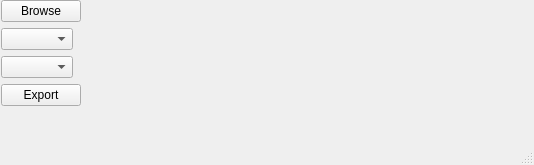
<?xml version="1.0" encoding="UTF-8"?>
<ui version="4.0">
 <class>MainWindow</class>
 <widget class="QMainWindow" name="MainWindow">
  <property name="geometry">
   <rect>
    <x>0</x>
    <y>0</y>
    <width>534</width>
    <height>165</height>
   </rect>
  </property>
  <property name="windowTitle">
   <string>MainWindow</string>
  </property>
  <widget class="QWidget" name="centralwidget">
   <widget class="QWidget" name="formLayoutWidget">
    <property name="geometry">
     <rect>
      <x>1</x>
      <y>0</y>
      <width>461</width>
      <height>121</height>
     </rect>
    </property>
    <layout class="QFormLayout" name="formLayout">
     <item row="0" column="0">
      <widget class="QPushButton" name="buttonBrowseInput">
       <property name="text">
        <string>Browse</string>
       </property>
      </widget>
     </item>
     <item row="0" column="1">
      <widget class="QLabel" name="labelInputFilename">
       <property name="text">
        <string/>
       </property>
      </widget>
     </item>
     <item row="1" column="0">
      <widget class="QComboBox" name="dropdownMappingFrom"/>
     </item>
     <item row="1" column="1">
      <widget class="QLabel" name="labelPercentMatch">
       <property name="text">
        <string/>
       </property>
      </widget>
     </item>
     <item row="2" column="0">
      <widget class="QComboBox" name="dropdownMappingTo"/>
     </item>
     <item row="3" column="0">
      <widget class="QPushButton" name="buttonExport">
       <property name="text">
        <string>Export</string>
       </property>
      </widget>
     </item>
     <item row="3" column="1">
      <widget class="QLabel" name="labelExport">
       <property name="text">
        <string/>
       </property>
      </widget>
     </item>
    </layout>
   </widget>
  </widget>
  <widget class="QMenuBar" name="menubar">
   <property name="geometry">
    <rect>
     <x>0</x>
     <y>0</y>
     <width>534</width>
     <height>21</height>
    </rect>
   </property>
  </widget>
  <widget class="QStatusBar" name="statusbar"/>
 </widget>
 <resources/>
 <connections/>
</ui>
